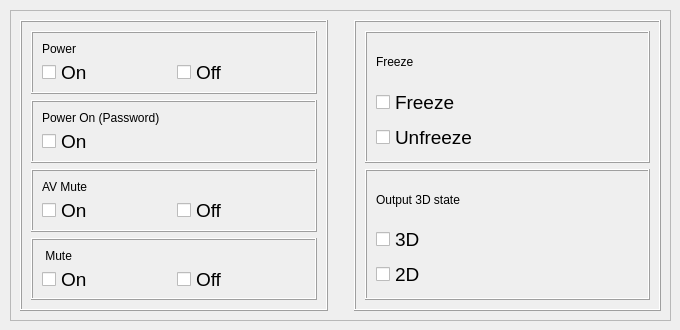
      <widget class="QWidget" name="tab_22">
       <attribute name="title">
        <string>Other Items</string>
       </attribute>
       <widget class="QFrame" name="frame_39">
        <property name="geometry">
         <rect>
          <x>10</x>
          <y>10</y>
          <width>661</width>
          <height>311</height>
         </rect>
        </property>
        <property name="frameShape">
         <enum>QFrame::StyledPanel</enum>
        </property>
        <property name="frameShadow">
         <enum>QFrame::Raised</enum>
        </property>
        <layout class="QHBoxLayout" name="horizontalLayout">
         <item>
          <widget class="QFrame" name="frame">
           <property name="frameShape">
            <enum>QFrame::Box</enum>
           </property>
           <property name="frameShadow">
            <enum>QFrame::Raised</enum>
           </property>
           <layout class="QVBoxLayout" name="verticalLayout_5">
            <item>
             <widget class="QFrame" name="frame_32">
              <property name="frameShape">
               <enum>QFrame::Box</enum>
              </property>
              <property name="frameShadow">
               <enum>QFrame::Raised</enum>
              </property>
              <layout class="QGridLayout" name="gridLayout_8">
               <item row="0" column="0" colspan="2">
                <widget class="QLabel" name="label_11">
                 <property name="text">
                  <string>Power </string>
                 </property>
                </widget>
               </item>
               <item row="1" column="0">
                <widget class="QCheckBox" name="ON">
                 <property name="font">
                  <font>
                   <pointsize>14</pointsize>
                  </font>
                 </property>
                 <property name="text">
                  <string>On </string>
                 </property>
                </widget>
               </item>
               <item row="1" column="1">
                <widget class="QCheckBox" name="OFF">
                 <property name="font">
                  <font>
                   <pointsize>14</pointsize>
                  </font>
                 </property>
                 <property name="text">
                  <string>Off</string>
                 </property>
                </widget>
               </item>
              </layout>
             </widget>
            </item>
            <item>
             <widget class="QFrame" name="frame_38">
              <property name="frameShape">
               <enum>QFrame::Box</enum>
              </property>
              <property name="frameShadow">
               <enum>QFrame::Raised</enum>
              </property>
              <layout class="QVBoxLayout" name="verticalLayout_12">
               <item>
                <widget class="QLabel" name="label_Power_on_password">
                 <property name="text">
                  <string>Power On (Password)</string>
                 </property>
                </widget>
               </item>
               <item>
                <widget class="QCheckBox" name="ON_Power_on_password">
                 <property name="font">
                  <font>
                   <pointsize>14</pointsize>
                  </font>
                 </property>
                 <property name="text">
                  <string>On </string>
                 </property>
                </widget>
               </item>
              </layout>
             </widget>
            </item>
            <item>
             <widget class="QFrame" name="frame_33">
              <property name="frameShape">
               <enum>QFrame::Box</enum>
              </property>
              <property name="frameShadow">
               <enum>QFrame::Raised</enum>
              </property>
              <layout class="QGridLayout" name="gridLayout_9">
               <item row="0" column="0" colspan="2">
                <widget class="QLabel" name="label_27">
                 <property name="text">
                  <string>AV Mute</string>
                 </property>
                </widget>
               </item>
               <item row="1" column="0">
                <widget class="QCheckBox" name="ON_2">
                 <property name="font">
                  <font>
                   <pointsize>14</pointsize>
                  </font>
                 </property>
                 <property name="text">
                  <string>On </string>
                 </property>
                </widget>
               </item>
               <item row="1" column="1">
                <widget class="QCheckBox" name="OFF_2">
                 <property name="font">
                  <font>
                   <pointsize>14</pointsize>
                  </font>
                 </property>
                 <property name="text">
                  <string>Off</string>
                 </property>
                </widget>
               </item>
              </layout>
             </widget>
            </item>
            <item>
             <widget class="QFrame" name="frame_34">
              <property name="frameShape">
               <enum>QFrame::Box</enum>
              </property>
              <property name="frameShadow">
               <enum>QFrame::Raised</enum>
              </property>
              <layout class="QGridLayout" name="gridLayout_10">
               <item row="0" column="0" colspan="2">
                <widget class="QLabel" name="label_29">
                 <property name="text">
                  <string> Mute</string>
                 </property>
                </widget>
               </item>
               <item row="1" column="0">
                <widget class="QCheckBox" name="ON_3">
                 <property name="font">
                  <font>
                   <pointsize>14</pointsize>
                  </font>
                 </property>
                 <property name="text">
                  <string>On </string>
                 </property>
                </widget>
               </item>
               <item row="1" column="1">
                <widget class="QCheckBox" name="OFF_3">
                 <property name="font">
                  <font>
                   <pointsize>14</pointsize>
                  </font>
                 </property>
                 <property name="text">
                  <string>Off</string>
                 </property>
                </widget>
               </item>
              </layout>
             </widget>
            </item>
           </layout>
          </widget>
         </item>
         <item>
          <spacer name="horizontalSpacer">
           <property name="orientation">
            <enum>Qt::Horizontal</enum>
           </property>
           <property name="sizeType">
            <enum>QSizePolicy::Fixed</enum>
           </property>
           <property name="sizeHint" stdset="0">
            <size>
             <width>20</width>
             <height>20</height>
            </size>
           </property>
          </spacer>
         </item>
         <item>
          <widget class="QFrame" name="frame_2">
           <property name="frameShape">
            <enum>QFrame::Box</enum>
           </property>
           <property name="frameShadow">
            <enum>QFrame::Raised</enum>
           </property>
           <layout class="QVBoxLayout" name="verticalLayout_8">
            <item>
             <widget class="QFrame" name="frame_35">
              <property name="frameShape">
               <enum>QFrame::Box</enum>
              </property>
              <property name="frameShadow">
               <enum>QFrame::Raised</enum>
              </property>
              <layout class="QVBoxLayout" name="verticalLayout_6">
               <item>
                <widget class="QLabel" name="label_30">
                 <property name="text">
                  <string>Freeze</string>
                 </property>
                </widget>
               </item>
               <item>
                <widget class="QCheckBox" name="Freeze">
                 <property name="font">
                  <font>
                   <pointsize>14</pointsize>
                  </font>
                 </property>
                 <property name="text">
                  <string>Freeze</string>
                 </property>
                </widget>
               </item>
               <item>
                <widget class="QCheckBox" name="Unfreeze">
                 <property name="font">
                  <font>
                   <pointsize>14</pointsize>
                  </font>
                 </property>
                 <property name="text">
                  <string>Unfreeze</string>
                 </property>
                </widget>
               </item>
              </layout>
             </widget>
            </item>
            <item>
             <widget class="QFrame" name="frame_36">
              <property name="frameShape">
               <enum>QFrame::Box</enum>
              </property>
              <property name="frameShadow">
               <enum>QFrame::Raised</enum>
              </property>
              <layout class="QVBoxLayout" name="verticalLayout_7">
               <item>
                <widget class="QLabel" name="label_31">
                 <property name="text">
                  <string>Output 3D state</string>
                 </property>
                </widget>
               </item>
               <item>
                <widget class="QCheckBox" name="DDD">
                 <property name="font">
                  <font>
                   <pointsize>14</pointsize>
                  </font>
                 </property>
                 <property name="text">
                  <string>3D</string>
                 </property>
                </widget>
               </item>
               <item>
                <widget class="QCheckBox" name="DD">
                 <property name="font">
                  <font>
                   <pointsize>14</pointsize>
                  </font>
                 </property>
                 <property name="text">
                  <string>2D</string>
                 </property>
                </widget>
               </item>
              </layout>
             </widget>
            </item>
           </layout>
          </widget>
         </item>
        </layout>
       </widget>
      </widget>
